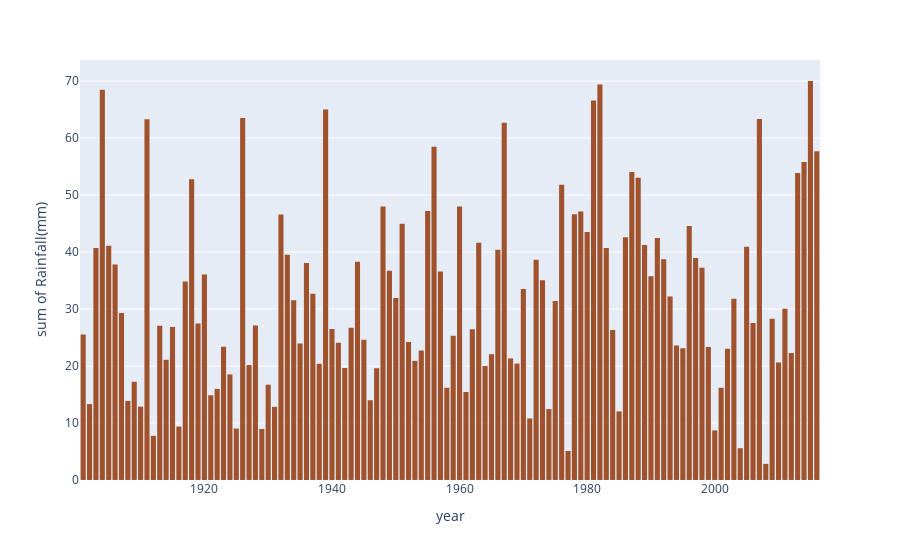

Notebook code cell kept with this figure:
### Markdown cell above
# March

### Code cell
df_m=df.loc[df['Month']=='March']
df_m['Month'].unique()
plt.figure(figsize=(15,5))
fig.update_layout(title_text="Rain_Fall with restpect to Year 1901-2016", title_x=0.5)
fig = px.histogram(df_m, x="year", y="Rainfall(mm)",nbins=116,color_discrete_sequence=["sienna"],
                   )
fig.update_layout(bargap=0.2)
fig.show()
